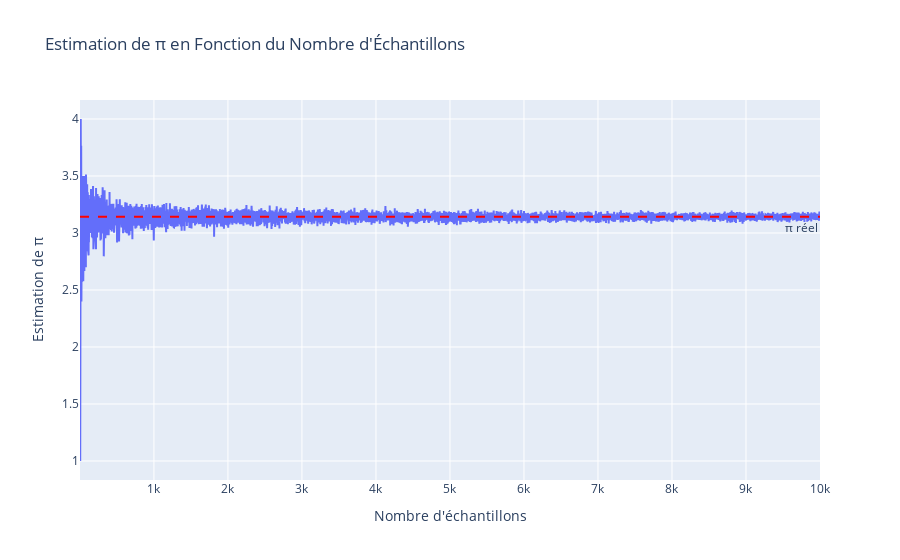
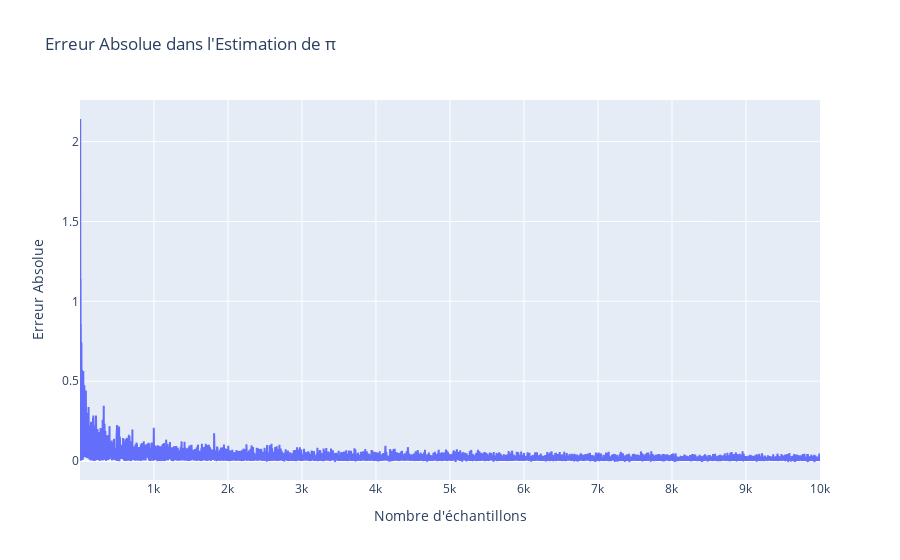

The notebook cell these images were saved under, in order:
### Markdown cell above
On rappelle que $\pi$ est égal à la surface d'un cercle de rayon 1, i.e.
$$ \pi = \int_{-1}^1 \int_{-1}^1 \mathbb{1}_{x^2 + y^2 \leq 1}(x,y) dx dy.$$

Ce qui peut se réécrire comme
$$ \pi = 4 \int_{-1}^1 \int_{-1}^1 \mathbb{1}_{x^2 + y^2 \leq 1}(x,y) p(x) p(y) dx dy.$$
Où $p(x)$ et $p(y)$ sont les densités de la loi uniforme sur $[-1,1]$.

* En déduire l'estimateur de Monte Carlo de $\pi$.
* Représenter l'évolution de la valeur de l'estimation par Monte Carlo de $\pi$ en fonction du nombre d'échantillons (aller jusqu'à 10000). Quel résultat mathématique fondamental est-on en train d'illustrer ?
* (Bonus) - Faire 100 simulations de l'estimation par Monte Carlo de $\pi$ avec $N = 1000$ échantillons, et vérifier le résultat de convergence en loi de l'estimateur MC donné par le TCL.

### Code cell
import plotly.graph_objects as go
def estimate_pi_monte_carlo(num_samples):
    x = np.random.uniform(-1, 1, num_samples)
    y = np.random.uniform(-1, 1, num_samples)

    # Calcul du nombre de points à l'intérieur du cercle
    inside_circle = (x**2 + y**2) <= 1
    nb_inside_circle = np.sum(inside_circle)

    # Estimation de pi en calculant 4 fois le ratio entre les points à l'intérieur du cercle et le nb de points total 
    pi_estimate = 4 * nb_inside_circle / num_samples
    return pi_estimate

# Évolution de l'estimation de pi en fonction du nombre d'échantillons
num_samples_list = range(1, 10001)
pi_estimates = [estimate_pi_monte_carlo(n) for n in num_samples_list]

# Calcul de l'erreur absolue dans l'estimation de pi pour chaque taille d'échantillon
pi_errors = np.abs(np.array(pi_estimates) - np.pi)

# Graphique pour l'estimation de π
fig_pi = go.Figure()
fig_pi.add_trace(go.Scatter(x=list(num_samples_list), y=pi_estimates, mode='lines', name='Estimation de π'))
fig_pi.add_hline(y=np.pi, line_dash="dash", line_color="red", annotation_text="π réel", annotation_position="bottom right")
fig_pi.update_layout(
    title="Estimation de π en Fonction du Nombre d'Échantillons",
    xaxis_title="Nombre d'échantillons",
    yaxis_title="Estimation de π"
)
fig_pi.show()

# Graphique pour l'erreur dans l'estimation de π
fig_error = go.Figure()
fig_error.add_trace(go.Scatter(x=list(num_samples_list), y=pi_errors, mode='lines', name='Erreur Absolue'))
fig_error.update_layout(
    title="Erreur Absolue dans l'Estimation de π",
    xaxis_title="Nombre d'échantillons",
    yaxis_title="Erreur Absolue"
)
fig_error.show()

### Figure 1 — Plotly figure (JSON) as saved in the notebook; plotly's stock layout.template omitted (floating-point values rounded to 4 significant figures; data arrays with more than 128 entries replaced by an {"elided": "..."} marker saying what was removed)
{"data": [{"mode": "lines", "name": "Estimation de π", "type": "scatter", "x": {"elided": "10000 int values"}, "y": {"elided": "10000 float values"}}], "layout": {"annotations": [{"showarrow": false, "text": "π réel", "x": 1, "xanchor": "right", "xref": "x domain", "y": 3.142, "yanchor": "top", "yref": "y"}], "shapes": [{"line": {"color": "red", "dash": "dash"}, "type": "line", "x0": 0, "x1": 1, "xref": "x domain", "y0": 3.142, "y1": 3.142, "yref": "y"}], "title": {"text": "Estimation de π en Fonction du Nombre d'Échantillons"}, "xaxis": {"title": {"text": "Nombre d'échantillons"}}, "yaxis": {"title": {"text": "Estimation de π"}}}}

### Figure 2 — Plotly figure (JSON) as saved in the notebook; plotly's stock layout.template omitted (floating-point values rounded to 4 significant figures; data arrays with more than 128 entries replaced by an {"elided": "..."} marker saying what was removed)
{"data": [{"mode": "lines", "name": "Erreur Absolue", "type": "scatter", "x": {"elided": "10000 int values"}, "y": {"elided": "10000 float values"}}], "layout": {"title": {"text": "Erreur Absolue dans l'Estimation de π"}, "xaxis": {"title": {"text": "Nombre d'échantillons"}}, "yaxis": {"title": {"text": "Erreur Absolue"}}}}
